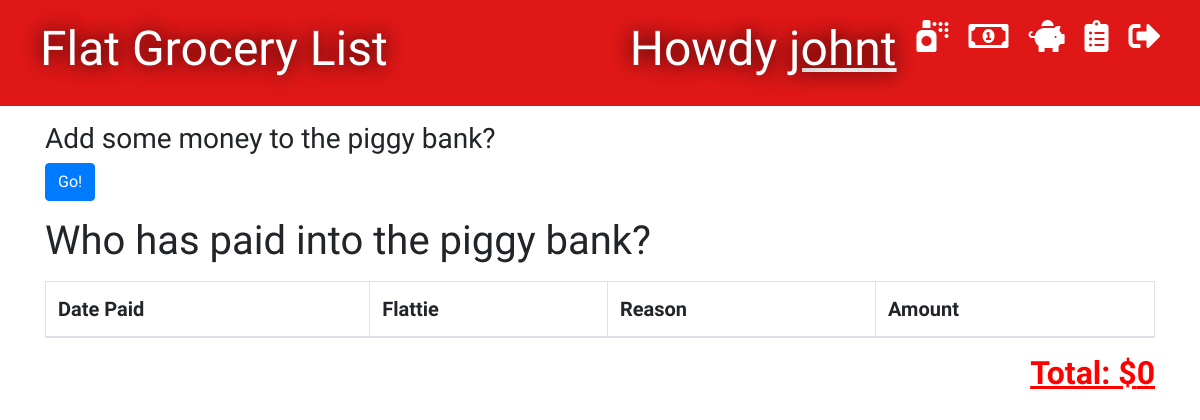
Before: /groceries/piggy_top_up_list/ (signed in) with the older database file.
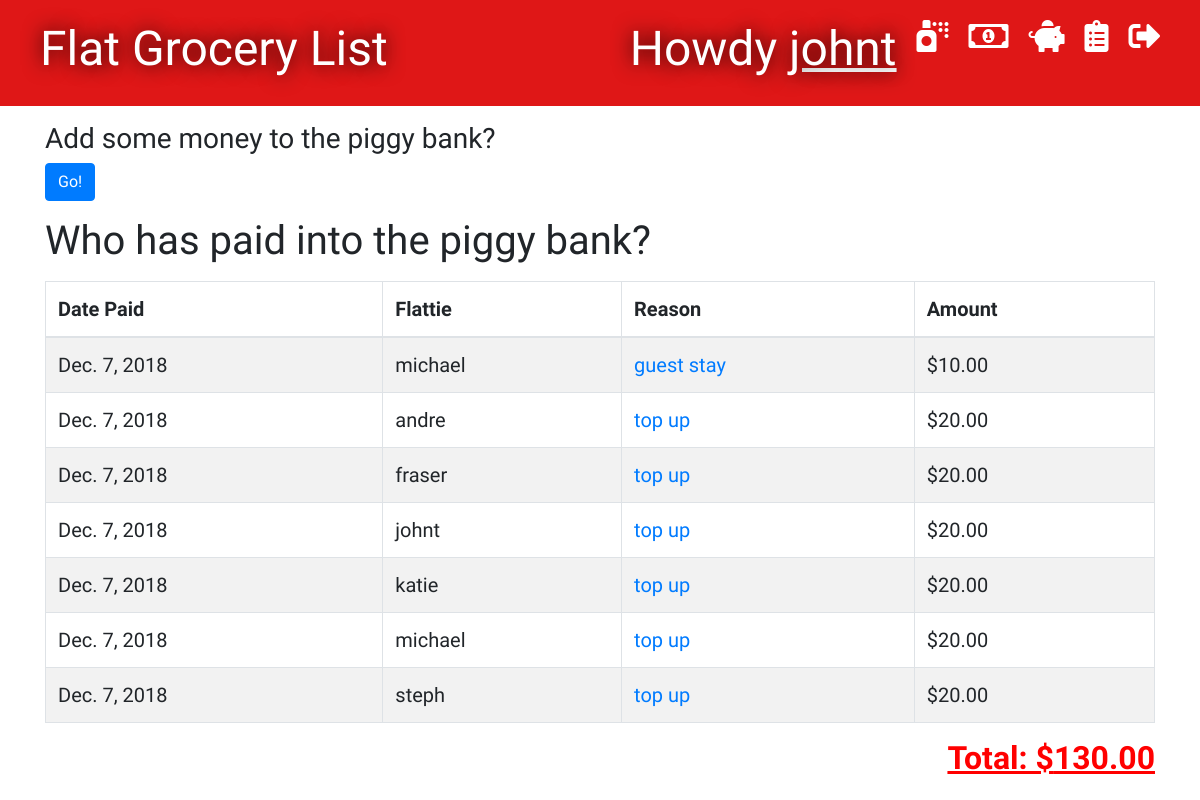
After: the same page with the newer database file.
### groceries/models.py (models this page shows, shortened)
class PiggyTopUp(models.Model):
    person = models.ForeignKey('auth.User', on_delete=models.CASCADE, related_name='piggy_top_up')
    reason = models.CharField(max_length=300)
    amount = models.DecimalField(max_digits=8, decimal_places=2)
    added_date = models.DateField(default=timezone.now)

### groceries/views.py (the view)
# urls.py: path('groceries/piggy_top_up_list/', views.piggy_top_up_list, name='piggy_top_up_list'),
@login_required
def piggy_top_up_list(request):
    piggy_top_ups = PiggyTopUp.objects.all().order_by('-added_date')
    piggy_total = 0
    for piggy_top_up in piggy_top_ups:
        piggy_total += piggy_top_up.amount
    stuff_for_front_end = {'piggy_top_ups': piggy_top_ups, 'piggy_total': piggy_total}
    return render(request, 'groceries/piggy_top_up_list.html', stuff_for_front_end)

### groceries/templates/groceries/piggy_top_up_list.html (shortened to what this page needs)
{% extends 'groceries/base.html' %}
{% block content %}
    {% if user.is_authenticated %}
    <div>
        <h3>Add some money to the piggy bank?</h3>
        <a href="{% url 'piggy_top_up' %}"><button class="btn btn-primary">Go!</button></a>
    </div>
    <h1>Who has paid into the piggy bank?</h1>
    <table id="tablePreview" class="table table-striped table-hover table-bordered">
        <thead>
        <tr>
            <th>Date Paid</th>
            <th>Flattie</th>
            <th>Reason</th>
            <th>Amount</th>
        </tr>
        </thead>
        <tbody>
            {% for piggy_top_up in piggy_top_ups %}
                <tr>
                    <td>{{ piggy_top_up.added_date }}</td>
                    <td>{{ piggy_top_up.person }}</td>
                    <td><a href="{% url 'edit_reason' piggy_top_up.pk %}">{{ piggy_top_up.reason }}</a></td>
                    <td>${{ piggy_top_up.amount }}</td>
                </tr>
            {% endfor %}
        </tbody>
    </table>
    <div>
        <h2 style="float:right"><u>Total: ${{ piggy_total }}</u></h2>
    </div>
    {% endif %}
{% endblock %}

Changed rows visible on the page:
added PiggyTopUp: added_date "Dec. 7, 2018", person "michael", reason "guest stay", amount "10.00"
added PiggyTopUp: added_date "Dec. 7, 2018", person "andre", reason "top up", amount "20.00"
added PiggyTopUp: added_date "Dec. 7, 2018", person "fraser", reason "top up", amount "20.00"
added PiggyTopUp: added_date "Dec. 7, 2018", person "johnt", reason "top up", amount "20.00"
added PiggyTopUp: added_date "Dec. 7, 2018", person "katie", reason "top up", amount "20.00"
added PiggyTopUp: added_date "Dec. 7, 2018", person "michael", reason "top up", amount "20.00"
added PiggyTopUp: added_date "Dec. 7, 2018", person "steph", reason "top up", amount "20.00"
Other visible differences:
{{ piggy_total }}: "0" → "130.00"
